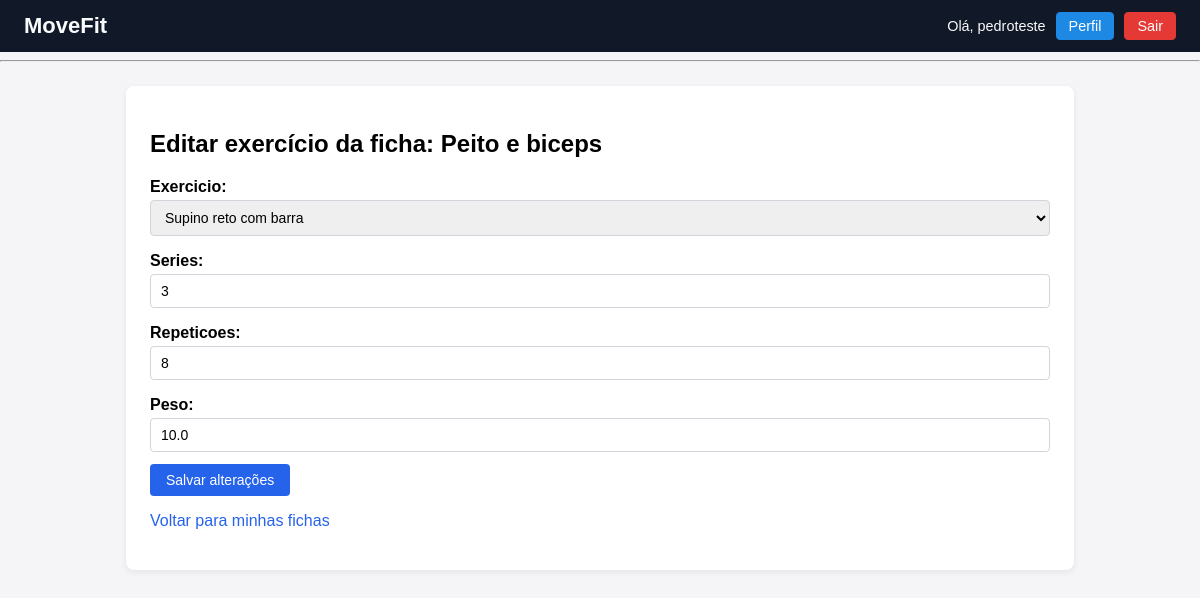
Page /itens/10/editar/ (signed in) on the committed database.
### treino_app/models.py (models this page shows, shortened)
class FichaTreino(models.Model):
    usuario = models.ForeignKey(User, on_delete=models.CASCADE)
    nome = models.CharField(max_length=200)

class ItemFicha(models.Model):
    ficha = models.ForeignKey(FichaTreino, related_name="itens", on_delete=models.CASCADE)
    exercicio = models.ForeignKey(Exercicio, on_delete=models.CASCADE)
    series = models.PositiveIntegerField()
    repeticoes = models.PositiveIntegerField()
    peso = models.FloatField()

### treino_app/views.py (the view)
# urls.py: path('itens/<int:item_id>/editar/', views.editar_item_ficha, name='editar_item_ficha'),
@login_required
def editar_item_ficha(request, item_id):
    item = get_object_or_404(
        ItemFicha,
        id=item_id,
        ficha__usuario=request.user
    )
    ficha = item.ficha
    if request.method == 'POST':
        form = ItemFichaForm(request.POST, instance=item)
        if form.is_valid():
            form.save()
            messages.success(request, "Exercício atualizado.")
            return redirect('ficha_detalhe', ficha_id=ficha.id)
    else:
        form = ItemFichaForm(instance=item)
    return render(request, 'treino/editar_item_ficha.html', {
        'ficha': ficha,
        'form': form,
        'item': item,
    })

### treino_app/forms.py
class ItemFichaForm(forms.ModelForm):
    class Meta:
        model = ItemFicha
        fields = ['exercicio', 'series', 'repeticoes', 'peso']

### treino_app/models.py (called while the page is built)
    def __str__(self):
        return self.nome

### treino_app/templates/treino/editar_item_ficha.html (shortened to what this page needs)
{% extends "base.html" %}
{% block content %}
<h2>Editar exercício da ficha: {{ ficha.nome }}</h2>
<form method="post">
  {{ form.as_p }}
  <button type="submit">Salvar alterações</button>
</form>
<p>
  <a href="{% url 'fichas_list' %}">Voltar para minhas fichas</a>
</p>
{% endblock %}

### templates/base.html (shortened to what this page needs)
{% load static %}
<!DOCTYPE html>
<html lang="pt-br">
<head>
    <link rel="stylesheet" href="{% static 'treino_app/style.css' %}">
</head>
<body>
<header class="site-header">
  <div class="logo">
    <h1>MoveFit</h1>
  </div>
  {% if user.is_authenticated and request.resolver_match.url_name != 'login' %}
    <nav class="user-nav">
      <span class="user-name">Olá, {{ user.username }}</span>
      <a href="{% url 'perfil' %}" class="btn-header">Perfil</a>
      <form method="post" action="{% url 'logout' %}" class="logout-form">
        <button type="submit" class="btn-header btn-logout">
          Sair
        </button>
      </form>
    </nav>
  {% endif %}
</header>
<hr>
<main>
    {% block content %}{% endblock %}
</main>
</body>
</html>

### treino_app/static/treino_app/style.css (style rules this page uses)
body { font-family: Arial, sans-serif; background-color: #f5f5f7; margin: 0; padding: 0; }
header { background-color: #111827; color: #f9fafb; padding: 0; }
.site-header { display: flex; align-items: center; justify-content: space-between; padding: 12px 24px; }
.site-header .logo h1 { margin: 0; font-size: 22px; }
.site-header .user-nav { display: flex; align-items: center; gap: 10px; }
.user-name { font-size: 0.9rem; }
.btn-header { display: inline-flex; align-items: center; justify-content: center; padding: 6px 12px; border-radius: 4px; border: 1px solid #1e88e5; background-color: #1e88e5; color: #fff; text-decoration: none; font-size: 0.9rem; cursor: pointer; line-height: 1; }
.logout-form { margin: 0; }
.btn-logout { border-color: #e53935; background-color: #e53935; }
main { max-width: 900px; margin: 24px auto; background: #ffffff; padding: 24px; border-radius: 8px; box-shadow: 0 2px 6px rgba(15, 23, 42, 0.08); }
form { margin-top: 16px; }
form p { margin-bottom: 12px; }
label { font-weight: 600; display: block; margin-bottom: 4px; }
input[type="text"], input[type="email"], input[type="password"], input[type="number"], select { width: 100%; padding: 8px 10px; border-radius: 4px; border: 1px solid #d1d5db; font-size: 14px; box-sizing: border-box; }
button, input[type="submit"] { background-color: #2563eb; color: #ffffff; border: none; border-radius: 4px; padding: 8px 16px; font-size: 14px; cursor: pointer; }
a { color: #2563eb; text-decoration: none; }

### rows in the picture
FichaTreino: nome "Peito e biceps"
ItemFicha: exercicio "Supino reto com barra", series "3", repeticoes "8", peso "10.0"

### other values in the picture
{{ user.username }} "pedroteste"
